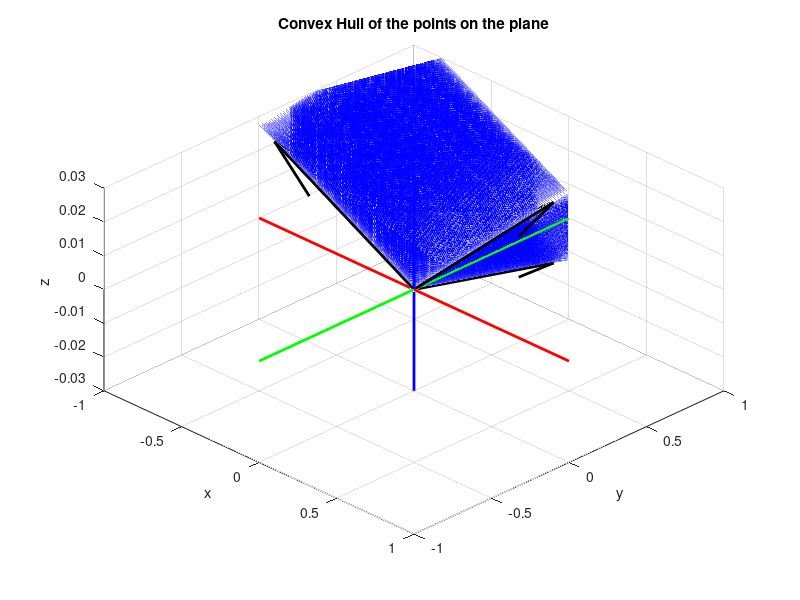

Write MATLAB code to recreate this figure.
% 媒介変数を利用した平面の方程式の導出・利用検証
% 全ての力による力モーメント空間をスパンする
clear;

addpath('.', '-end');
%alpha_radius = 1.0e+100000;

% 力の成分
f1 = [0 1 0];
f2 = [-1 0 0];
f3 = [0 1 0];

% 位置ベクトル
l1 = [0.0075 0.03 0];
l2 = [0.005 0.0275 0];
l3 = [-0.0125 0.03 0];

m1 = [];
m2 = [];
m3 = [];

for i = 0:1
    edit_f1 = i * f1;
    edit_f2 = i * f2;
    edit_f3 = i * f3;

    now_moment1 = cross(l1, edit_f1);
    now_moment2 = cross(l2, edit_f2);
    now_moment3 = cross(l3, edit_f3);

    wrench_f1 = [edit_f1(1) edit_f1(2) now_moment1(3)];
    wrench_f2 = [edit_f2(1) edit_f2(2) now_moment2(3)];
    wrench_f3 = [edit_f3(1) edit_f3(2) now_moment3(3)];

    m1 = [m1; wrench_f1];
    m2 = [m2; wrench_f2];
    m3 = [m3; wrench_f3];
end

moment_point1 = m1(end, :);
moment_point2 = m2(end, :);
moment_point3 = m3(end, :);

plane1_coefficient = cross(moment_point1, moment_point2);
plane2_coefficient = cross(moment_point2, moment_point3);
plane3_coefficient = cross(moment_point3, moment_point1);

expected_number_of_rows = 100000;

points = zeros(expected_number_of_rows, 3);
count = 1;

for lamda = 0:0.01:1
    for mu = 0:0.01:1

        point = lamda * moment_point1 + mu * moment_point2;

        if abs(plane1_coefficient(1) * point(1) + plane1_coefficient(2) * point(2) + plane1_coefficient(3) * point(3)) < 1e-10
            points(count, :) = point;
            count = count + 1;
        end
    end
end

points = points(1:count-1, :);

points1_x = reshape(points(1:count-2,1), [], 5);
points1_y = reshape(points(1:count-2,2), [], 5);
points1_z = reshape(points(1:count-2,3), [], 5);

points = zeros(expected_number_of_rows, 3);
count = 1;

for lamda = 0:0.01:1
    for mu = 0:0.01:1

        point = lamda * moment_point2 + mu * moment_point3;

        if abs(plane2_coefficient(1) * point(1) + plane2_coefficient(2) * point(2) + plane2_coefficient(3) * point(3)) < 1e-10
            points(count, :) = point;
            count = count + 1;
        end
    end
end

points = points(1:count-1, :);

points2_x = reshape(points(1:count-2,1), [], 5);
points2_y = reshape(points(1:count-2,2), [], 5);
points2_z = reshape(points(1:count-2,3), [], 5);

points = zeros(expected_number_of_rows, 3);
count = 1;

for lamda = 0:0.01:1
    for mu = 0:0.01:1

        point = lamda * moment_point3 + mu * moment_point1;

        if abs(plane3_coefficient(1) * point(1) + plane3_coefficient(2) * point(2) + plane3_coefficient(3) * point(3)) < 1e-10
            points(count, :) = point;
            count = count + 1;
        end
    end
end

points = points(1:count-1, :);

points3_x = reshape(points(1:count-2,1), [], 5);
points3_y = reshape(points(1:count-2,2), [], 5);
points3_z = reshape(points(1:count-2,3), [], 5);

% プロット初期化
figure;
hold on;

mesh1 = mesh(points1_x, points1_y, points1_z, 'LineStyle', "none", 'FaceColor', 'b', 'FaceAlpha', 0.25);
%s1 = surf(points1_x, points1_y, points1_z, 'EdgeColor', "none", 'FaceColor', 'b', 'FaceAlpha', 0.25);

mesh2 = mesh(points2_x, points2_y, points2_z, 'LineStyle', "none", 'FaceColor', 'b', 'FaceAlpha', 0.25);
%s2 = surf(points2_x, points2_y, points2_z, 'EdgeColor', "none", 'FaceColor', 'b', 'FaceAlpha', 0.25);

mesh3 = mesh(points3_x, points3_y, points3_z, 'LineStyle', "none", 'FaceColor', 'b', 'FaceAlpha', 0.25);
%s3 = surf(points3_x, points3_y, points3_z, 'EdgeColor', "none", 'FaceColor', 'b', 'FaceAlpha', 0.25);

title('Convex Hull of the points on the plane');


quiver3(0, 0, 0, moment_point1(1), moment_point1(2), moment_point1(3), 'k', 'LineWidth', 2.0);
quiver3(0, 0, 0, moment_point2(1), moment_point2(2), moment_point2(3), 'k', 'LineWidth', 2.0);
quiver3(0, 0, 0, moment_point3(1), moment_point3(2), moment_point3(3), 'k', 'LineWidth', 2.0);


% 軸ラベル
xlabel('x');
ylabel('y');
zlabel('z');

% 表示範囲の設定
%axis equal;
xlim([-1, 1]);
ylim([-1, 1]);
zlim([-0.03, 0.03]);

% グリッド表示
grid on;

xlim([-1 1]);
ylim([-1 1]);
zlim([-0.03 0.03]);

% X軸
line([min(get(gca, 'XLim')) max(get(gca, 'XLim'))], [0 0], [0 0], 'Color', 'red', 'LineWidth', 2);

% Y軸
line([0 0], [min(get(gca, 'YLim')) max(get(gca, 'YLim'))], [0 0], 'Color', 'green', 'LineWidth', 2);

% Z軸
line([0 0], [0 0], [min(get(gca, 'ZLim')) max(get(gca, 'ZLim'))], 'Color', 'blue', 'LineWidth', 2);

view(45, 45);


hold off;

%title('Random points on the plane');

%quiver3(0, 0, 0, moment_point1(1), moment_point1(2), moment_point1(3), 'r');
%quiver3(0, 0, 0, moment_point2(1), moment_point2(2), moment_point2(3), 'r');

%% 軸ラベル
%xlabel('x');
%ylabel('y');
%zlabel('z');

%% 表示範囲の設定
%axis equal;
%xlim([-1, 1]);
%ylim([-1, 1]);
%zlim([-0.03, 0.03]);

%plot3(plane1(:,1), plane1(:,2), plane1(:,3), '.', 'Color', 'b');

%% グリッド表示
%grid on;
%hold off;